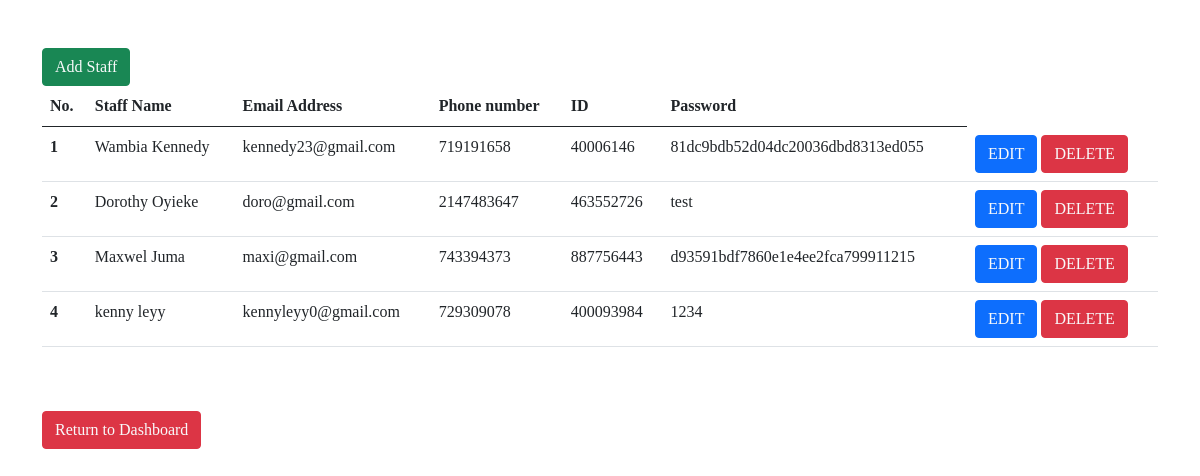
The app's page /viewstaff.php with its own data.
### tables this page shows
CREATE TABLE `staff` (
  `id` int(10) NOT NULL,
  `name` varchar(40) NOT NULL,
  `email` varchar(40) NOT NULL,
  `phone` int(15) NOT NULL,
  `identity` int(12) NOT NULL,
  `password` varchar(40) NOT NULL
);

### viewstaff.php (the view, shortened to what this page needs)
<?php
    require ('connect.php');
?>
<!DOCTYPE html>
<html lang="en">
<head>
    <link rel="stylesheet" href="style.css">
    <link rel="stylesheet" href="bootstrap-5.0.2-dist/css/bootstrap.min.css">
    <link href="https://cdnjs.cloudflare.com/ajax/libs/bootstrap-icons/1.5.0/font/bootstrap-icons.min.css" rel="stylesheet">
</head>
<body>
    <div class="container">
        <a href="addbus.php" class="text-light btn btn-success  mt-5">Add Staff</a>
        <table class="table">
            <thead>
                <tr>
                <th scope="col">No.</th>
                <th scope="col">Staff Name</th>
                <th scope="col">Email Address</th>
                <th scope="col">Phone number</th>
                <th scope="col">ID</th>
                <th scope="col">Password</th>
                </tr>
            </thead>
            <tbody>
                <?php
                    $sql = "SELECT * FROM staff";
                    $res = mysqli_query($conn,$sql);
                    if($res){
                        while ($row = mysqli_fetch_assoc($res)){
                            $id = $row["id"];
                            $Name =$row["name"];
                            $Email =$row["email"];
                            $Phone =$row["phone"];
                            $ID =$row["identity"];
                            $Pass =$row["password"];
                            echo '<tr>
                                    <th scope="row">'.$id.'</th>
                                    <td>'.$Name.'</td>
                                    <td>'.$Email.'</td>
                                    <td>'.$Phone.'</td>
                                    <td>'.$ID.'</td>
                                    <td>'.$Pass.'</td>
                                    <td>
                                        <a href="updatestaff.php?updatestaffid='.$id.'" class="text-light btn btn-primary">EDIT</a>
                                        <a href="deletebus.php?deleteid='.$id.'" class="text-light btn btn-danger">DELETE</a>
                                    </td>
                                  </tr>';
                        }
                    }
                ?>
            </tbody>
        </table>
        <a href="dashboard.php" class="text-light btn btn-danger mt-5">Return to Dashboard</a>
    </div>
</body>
</html>

### style.css (style rules this page uses)
* { margin: 0; padding: 0; box-sizing: border-box; font-family: calibri; }

### records on screen
staff: id "1", name "Wambia Kennedy", email "kennedy23@gmail.com", phone "719191658", identity "40006146", password "81dc9bdb52d04dc20036dbd8313ed055"
staff: id "2", name "Dorothy Oyieke", email "doro@gmail.com", phone "2147483647", identity "463552726", password "test"
staff: id "3", name "Maxwel Juma", email "maxi@gmail.com", phone "743394373", identity "887756443", password "d93591bdf7860e1e4ee2fca799911215"
staff: id "4", name "kenny leyy", email "kennyleyy0@gmail.com", phone "729309078", identity "400093984", password "1234"
